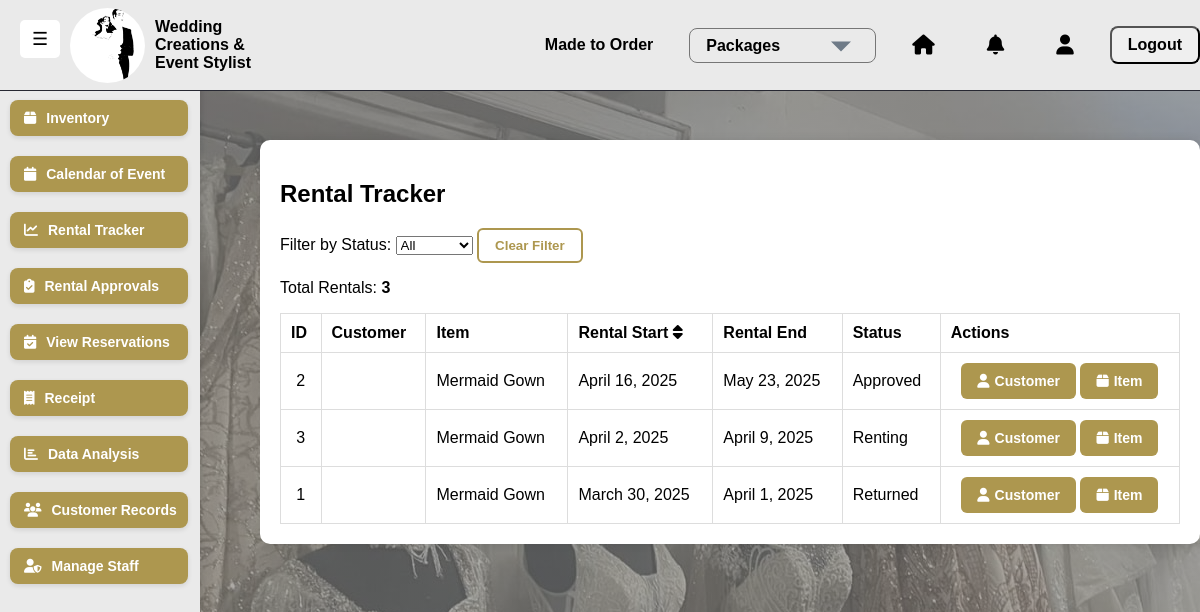
Page /rental-tracker/ (signed in) on the earlier database version.
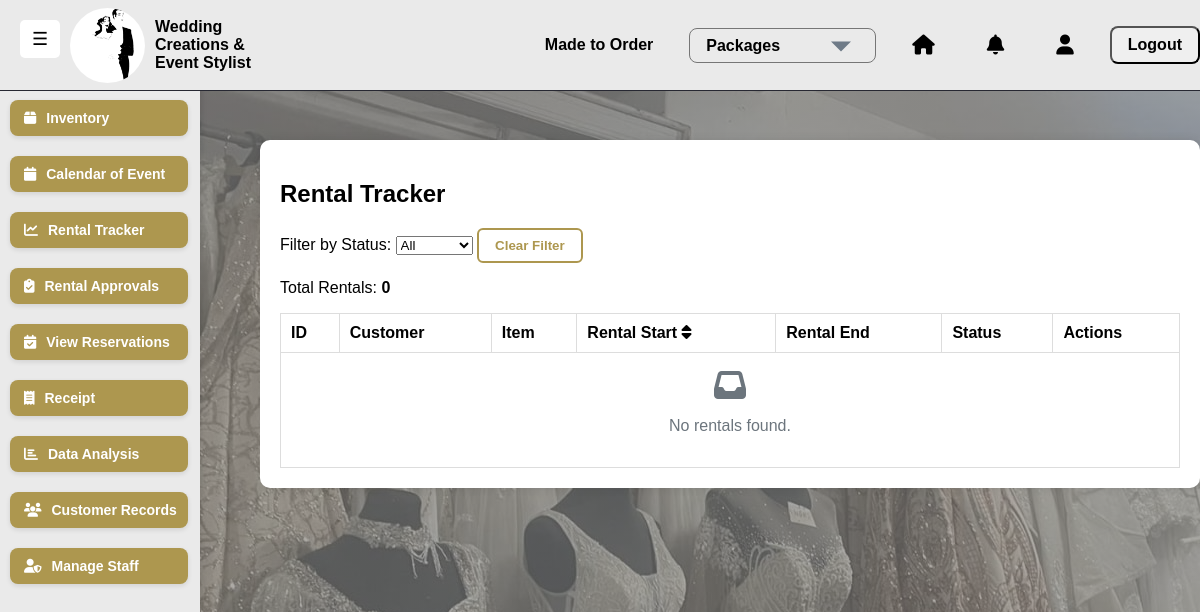
Same page on the later database version.
### saritasapp/models.py (models this page shows, shortened)
class Rental(models.Model):
    STATUS_CHOICES = [
        ("Pending", "Pending"),        # Waiting for staff approval
        ("Approved", "Approved"),      # Approved by staff but not yet active
        ("Rented", "Rented"),          # Currently rented out
        ("Returned", "Returned"),      # Item has been returned
        ("Overdue", "Overdue"),        # Item not returned by due date
        ("Cancelled", "Cancelled"),    # Cancelled before approval
        ("Rejected", "Rejected"),      # Rejected by staff
    ]
    customer = models.ForeignKey(Customer, on_delete=models.CASCADE, related_name="rentals")
    user = models.ForeignKey(User, on_delete=models.SET_NULL, null=True, blank=True, related_name="managed_rentals")
    approved_by = models.ForeignKey(User,on_delete=models.SET_NULL,null=True,blank=True,related_name="approved_rentals")
    inventory = models.ForeignKey(Inventory, on_delete=models.CASCADE, related_name="rentals")
    rental_start = models.DateField(default=timezone.now, db_index=True)
    rental_end = models.DateField(db_index=True)
    deposit = models.DecimalField(max_digits=10, decimal_places=2, default=10000.00)
    status = models.CharField(max_length=10, choices=STATUS_CHOICES, default="Pending", db_index=True)
    created_at = models.DateTimeField(auto_now_add=True, db_index=True)
    updated_at = models.DateTimeField(auto_now=True)
    approved_at = models.DateTimeField(null=True, blank=True)
    rejection_reason = models.TextField(blank=True, null=True)
    notes = models.TextField(blank=True, null=True)
    class Meta:
        ordering = ['-created_at']
        verbose_name = "Rental"
        verbose_name_plural = "Rentals"
        indexes = [
            models.Index(fields=['rental_start', 'rental_end']),
            models.Index(fields=['status']),
            models.Index(fields=['created_at']),
        ]

class Inventory(models.Model):
    name = models.CharField(max_length=255)
    category = models.ForeignKey(Category, on_delete=models.CASCADE, related_name="items")
    color = models.ForeignKey(Color, null=True, blank=True, on_delete=models.SET_NULL, related_name="inventory_items")
    size = models.ForeignKey(Size, null=True, blank=True, on_delete=models.SET_NULL, related_name="inventory_items")
    quantity = models.IntegerField(default=0)
    rental_price = models.DecimalField(max_digits=10, decimal_places=2)
    reservation_price = models.DecimalField(max_digits=10, decimal_places=2, null=True, blank=True)
    purchase_price = models.DecimalField(max_digits=10, decimal_places=2, null=True, blank=True)
    available = models.BooleanField(default=True)
    image = models.ImageField(upload_to="inventory/", null=True, blank=True)

### saritasapp/views.py (the view)
# urls.py: path('rental-tracker/', views.rental_tracker, name='rental_tracker'),
@login_required
def rental_tracker(request):
    status_filter = request.GET.get('status')
    start_date = request.GET.get('start_date')
    end_date = request.GET.get('end_date')
    today = timezone.now().date()
    with transaction.atomic():
        Rental.objects.filter(
            rental_end__lt=today,
            status="Renting"
        ).update(status="Overdue")
        Rental.objects.filter(
            rental_start__lte=today,
            rental_end__gte=today,
            status="Approved"
        ).update(status="Renting")
    rentals = Rental.objects.select_related(
        'customer__user',
        'inventory__category'
    ).order_by('-rental_start')
    if status_filter:
        rentals = rentals.filter(status=status_filter)
    if start_date:
        rentals = rentals.filter(rental_start__gte=start_date)
    if end_date:
        rentals = rentals.filter(rental_end__lte=end_date)
    page = request.GET.get('page', 1)
    paginator = Paginator(rentals, 25)  # Show 25 rentals per page
    try:
        rentals = paginator.page(page)
    except PageNotAnInteger:
        rentals = paginator.page(1)
    except EmptyPage:
        rentals = paginator.page(paginator.num_pages)
    status_counts = Rental.objects.aggregate(
        pending=Count('pk', filter=Q(status='Pending')),
        active=Count('pk', filter=Q(status='Renting')),
        returned=Count('pk', filter=Q(status='Returned')),
        overdue=Count('pk', filter=Q(status='Overdue'))
    )
    return render(request, 'saritasapp/rental_tracker.html', {
        'rentals': rentals,
        'today': today,
        'active_count': status_counts['active'],
        'returned_count': status_counts['returned'],
        'overdue_count': status_counts['overdue'],
        'pending_count': status_counts['pending'],
        'filter_status': status_filter,
        'filter_start_date': start_date,
        'filter_end_date': end_date,
    })

### saritasapp/templates/saritasapp/rental_tracker.html (shortened to what this page needs)
{% extends "saritasapp/base.html" %}
{% load static %}
{% block extra_css %}
    <link rel="stylesheet" href="{% static 'css/rental_tracker.css' %}">
{% endblock %}
{% block content %}
<div class="rental-container">
    <h2>Rental Tracker</h2>
    <form method="GET" class="mb-3 d-flex align-items-center flex-wrap gap-2">
        <label for="statusFilter" class="me-2">Filter by Status:</label>
        <select name="status" id="statusFilter" class="form-select me-2" onchange="this.form.submit()">
            <option value="">All</option>
        </select>
        <button type="submit" name="status" value="" class="btn btn-outline-secondary">Clear Filter</button>
    </form>
    <p class="mb-3">Total Rentals: <strong>{{ rentals|length }}</strong></p>
    <div class="table-responsive">
        <table class="table table-hover table-bordered">
            <thead class="table-dark text-center align-middle">
                <tr>
                    <th>ID</th>
                    <th>Customer</th>
                    <th>Item</th>
                    <th>Rental Start <i class="fas fa-sort ms-1"></i></th>
                    <th>Rental End</th>
                    <th>Status</th>
                    <th>Actions</th>
                </tr>
            </thead>
            <tbody>
                {% for rental in rentals %}
                <tr>
                    <td class="text-center">{{ rental.id }}</td>
                    <td>{{ rental.customer.first_name }} {{ rental.customer.last_name }}</td>
                    <td>{{ rental.inventory.name }}</td>
                    <td>{{ rental.rental_start }}</td>
                    <td>{{ rental.rental_end }}</td>
                    <td>
                        {% if rental.status == "Overdue" %}
                            <span class="badge bg-danger">Overdue</span>
                        {% elif rental.status == "Returned" %}
                            <span class="badge bg-success">{{ rental.status }}</span>
                        {% else %}
                            <span class="badge bg-warning">{{ rental.status }}</span>
                        {% endif %}
                    </td>
                    <td class="text-center">
                        <a href="{% url 'saritasapp:view_customer' rental.customer.id %}" class="btn-info">
                        <i class="fas fa-user"></i> Customer
                        </a>
                        <a href="{% url 'saritasapp:view_inventory' rental.inventory.id %}" class="btn-info">
                        <i class="fas fa-box"></i> Item
                        </a>
                    </td>
                </tr>
                {% empty %}
                <tr>
                    <td colspan="7" class="text-center py-3">
                        <i class="fas fa-inbox fa-2x mb-2 text-muted"></i>
                        <p class="text-muted">No rentals found.</p>
                    </td>
                </tr>
                {% endfor %}
            </tbody>
        </table>
    </div>
</div>
{% endblock %}

Differences in the rows shown:
removed Rental: id "2", inventory.name "Mermaid Gown", rental_start "April 16, 2025", rental_end "May 23, 2025", status "Approved"
removed Rental: id "3", inventory.name "Mermaid Gown", rental_start "April 2, 2025", rental_end "April 9, 2025", status "Renting"
removed Rental: id "1", inventory.name "Mermaid Gown", rental_start "March 30, 2025", rental_end "April 1, 2025", status "Returned"
Other differences:
{{ rentals|length }}: "3" → "0"
text now shown: "No rentals found."
